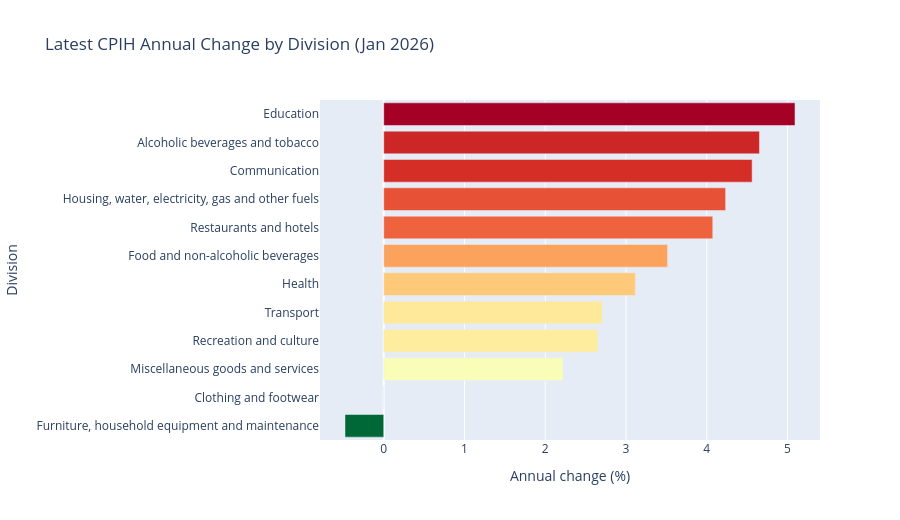
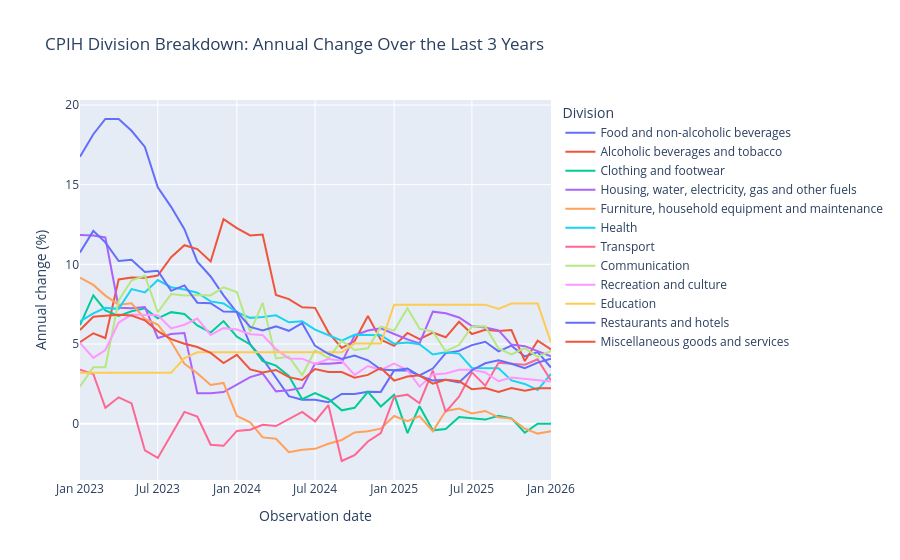

The notebook cell these images were saved under, in order:
### Markdown cell above
## Next Adaptations
To reuse this notebook for another ONS series, keep the helper functions and change only these values in Cell 4:
- `DATASET_ID`
- the dimension keys and option IDs passed in `dimensions`
- any downstream column renaming for the final chart

For more complex queries with multiple wildcards or exported CSV outputs, the next step would be the ONS filter workflow rather than the direct observations endpoint.

### Code cell
# CPIH headline breakdown by top-level divisions

top_level_breakdown_options = aggregate_options.loc[
    aggregate_options["option"].str.fullmatch(r"CP\d{2}") & (aggregate_options["option"] != "CP00"),
    ["option", "label"],
].copy()
top_level_breakdown_options["clean_label"] = top_level_breakdown_options["label"].str.replace(
    r"^\d{2}\s+", "", regex=True
)

breakdown_frames: list[pd.DataFrame] = []
for aggregate_code, aggregate_label, clean_label in top_level_breakdown_options.itertuples(index=False):
    breakdown_payload = fetch_dataset_observations(
        DATASET_ID,
        version=latest_version,
        dimensions={
            "time": "*",
            "geography": GEOGRAPHY_ID,
            "aggregate": aggregate_code,
        },
    )
    breakdown_frame = normalize_observations(breakdown_payload)
    breakdown_frame["aggregate"] = aggregate_code
    breakdown_frame["aggregate_label"] = clean_label
    breakdown_frames.append(
        breakdown_frame.loc[:, ["observation_date", "value", "aggregate", "aggregate_label"]]
    )

cpih_breakdown = pd.concat(breakdown_frames, ignore_index=True)
cpih_breakdown["yoy_change_pct"] = cpih_breakdown.groupby("aggregate")["value"].pct_change(12).mul(100)

latest_breakdown = (
    cpih_breakdown.dropna(subset=["yoy_change_pct"])
    .sort_values("observation_date")
    .groupby("aggregate", as_index=False)
    .tail(1)
    .sort_values("yoy_change_pct", ascending=True)
)

latest_breakdown_chart = px.bar(
    latest_breakdown,
    x="yoy_change_pct",
    y="aggregate_label",
    orientation="h",
    color="yoy_change_pct",
    color_continuous_scale="RdYlGn_r",
    title=f"Latest CPIH Annual Change by Division ({latest_breakdown['observation_date'].max():%b %Y})",
    labels={
        "aggregate_label": "Division",
        "yoy_change_pct": "Annual change (%)",
    },
)
latest_breakdown_chart.update_layout(height=520, coloraxis_showscale=False)
latest_breakdown_chart.show()

recent_breakdown = cpih_breakdown.loc[
    cpih_breakdown["observation_date"] >= cpih_breakdown["observation_date"].max() - pd.DateOffset(years=3)
].copy()
recent_breakdown = recent_breakdown.dropna(subset=["yoy_change_pct"])

recent_breakdown_chart = px.line(
    recent_breakdown,
    x="observation_date",
    y="yoy_change_pct",
    color="aggregate_label",
    title="CPIH Division Breakdown: Annual Change Over the Last 3 Years",
    labels={
        "observation_date": "Observation date",
        "yoy_change_pct": "Annual change (%)",
        "aggregate_label": "Division",
    },
)
recent_breakdown_chart.update_layout(height=560)
recent_breakdown_chart.show()

latest_breakdown.loc[:, ["aggregate_label", "observation_date", "yoy_change_pct"]].reset_index(drop=True)
